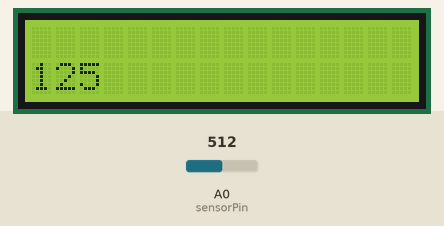
Bench run of a sketch on a simulated Arduino Uno, built with avr-gcc and run on an emulated ATmega328P. Shown: 16×2 character LCD. The inputs (shaded band) are chosen by the test bench; at power-on: A0 (sensorPin) = 512. What the sketch prints to the serial monitor is not drawn.

Above: at 3.2 s.
3.3 s: A0 (sensorPin) set to 610
At 4.4 s:
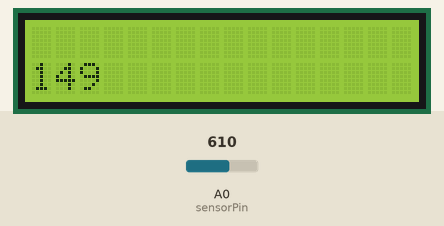
5.6 s: A0 (sensorPin) set to 590
At 7.4 s:
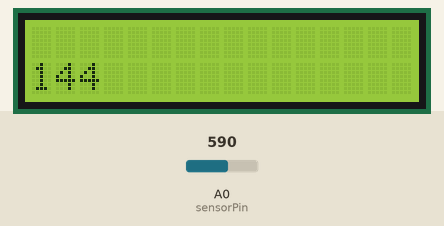
7.7 s: A0 (sensorPin) set to 511
At 9.4 s:
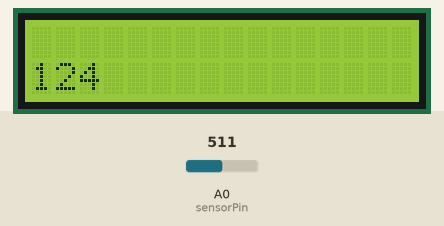
Timing chart, 0 to 10.9 s (numbered marks = the images above; inputs shaded):
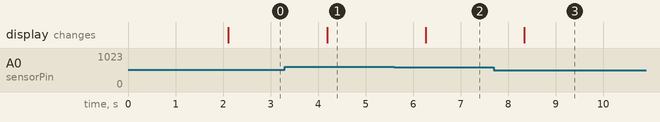

The sketch:

soilMoisture2.ino
```cpp
#include <LiquidCrystal_I2C.h>

#include <LiquidCrystal_I2C.h>

const int sensorPin = A0;   // Analog pin for soil moisture sensor
const int desiredMin = 0;   // Desired minimum value for the output range
const int desiredMax = 250; // Desired maximum value for the output range

LiquidCrystal_I2C lcd(0x27, 16, 2); // I2C address 0x27, 16 columns, 2 rows

void setup()
{
  Serial.begin(9600);
  pinMode(sensorPin, INPUT);
  lcd.begin();
  lcd.backlight(); // Turn on the LCD backlight
  lcd.print("Soil Moisture"); // Display a welcome message
  delay(2000);
}

void loop()
{
  // Read raw sensor value
  int rawSensorValue = analogRead(sensorPin);

  // Map the raw sensor value to the desired range
  int mappedValue = map(rawSensorValue, 0, 1023, desiredMin, desiredMax);

  // Print the mapped value
  Serial.print(mappedValue);
  Serial.print(" - ");

  // Determine the moisture level based on the mapped value
  // if (mappedValue >= 1000)
  // {
  //   Serial.println("not in Soil or DISCONNECTED");
  //   lcd.setCursor(0, 1);
  //   lcd.print("Not in Soil");
  //   lcd.print("             ");
  // }
  if (mappedValue <= 1000 && mappedValue >= 600)
  {
    Serial.println("DRY - water the soil");
    lcd.clear();
    lcd.setCursor(0, 1);
    lcd.print("Dry Water");
    lcd.setCursor(0, 2);
    lcd.println(mappedValue);
    lcd.println("            ");

  }
  else if (mappedValue < 600 && mappedValue >= 370)
  {
    Serial.println("HUMIDITY - this is within the normal range");
    lcd.clear();
    lcd.setCursor(0, 1);
    lcd.print("Humidity Normal");
    lcd.setCursor(0, 2);
    lcd.println(mappedValue);
    lcd.println("            ");


  }
  else if (mappedValue < 370)
  {
    Serial.println("WATER - no need to water");
    lcd.clear();
    lcd.setCursor(0, 1);
    lcd.print("NO Need To Water");
    lcd.setCursor(0, 2);
    lcd.println(mappedValue);
    lcd.println("            ");

  }

  delay(1000);
}
```

Measured:
- after the input at 3.3 s, the display: changes after 0.89 s (image 1)
- after the input at 5.6 s, the display: changes after 0.66 s (image 2)
- after the input at 7.7 s, the display: changes after 0.64 s (image 3)
